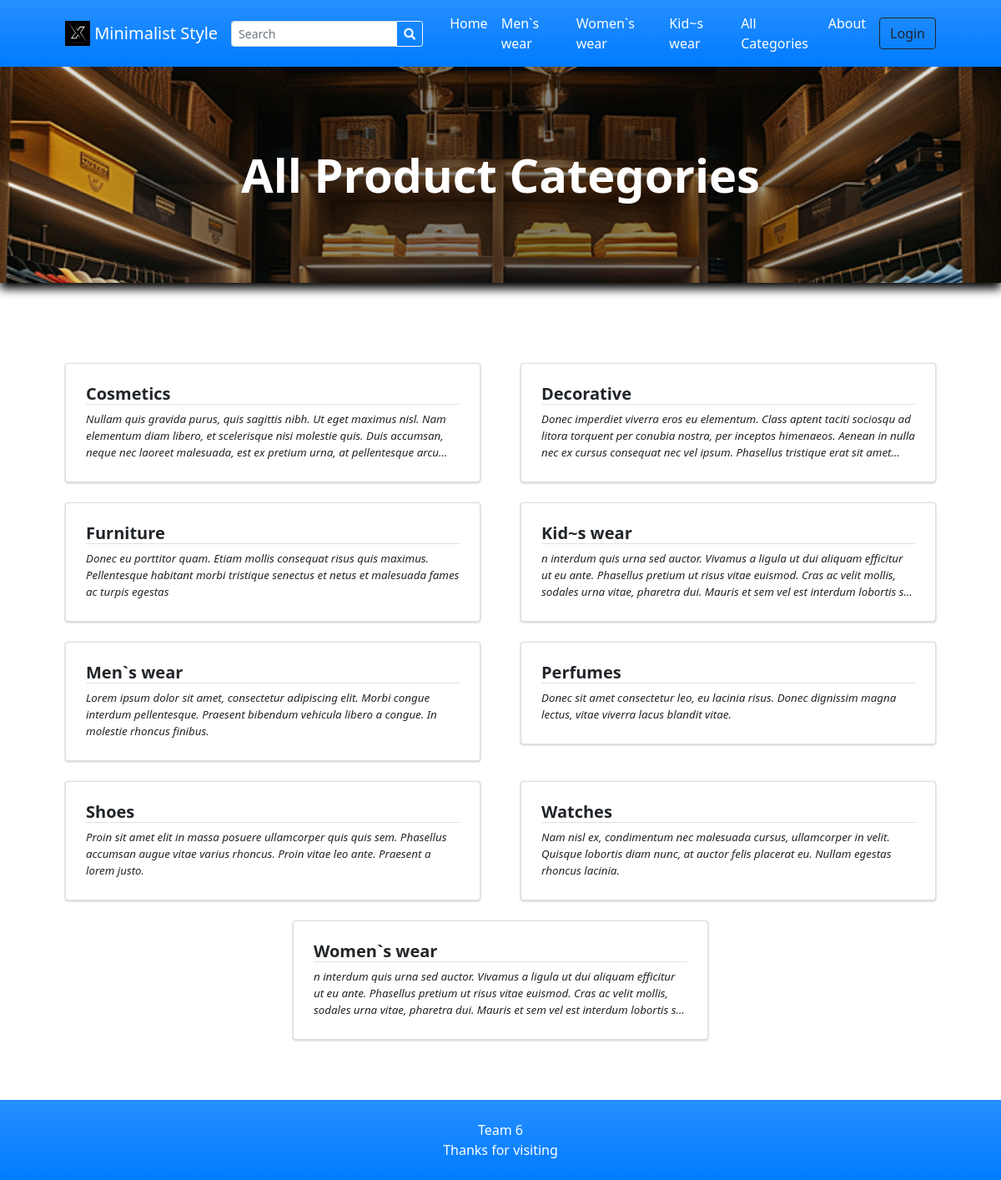
Page /?p=view_categories on the committed database.
### tables this page shows
CREATE TABLE `categories` (
    `id` int(30) NOT NULL,
    `category` varchar(250) NOT NULL,
    `description` text DEFAULT NULL,
    `status` tinyint(1) NOT NULL DEFAULT 1,
    `delete_flag` tinyint(1) NOT NULL DEFAULT 0,
    `date_created` datetime NOT NULL DEFAULT current_timestamp()
);

### classes/DBConnection.php (called while the page is built, shortened)
<?php
class DBConnection{
    private $host = DB_SERVER;
    private $username = DB_USERNAME;
    private $password = DB_PASSWORD;
    private $database = DB_NAME;
    public $conn;
    public function __construct(){
        if (!isset($this->conn)) {
            $this->conn = new mysqli($this->host, $this->username, $this->password, $this->database);
        }
    }
}
?>

### classes/SystemSettings.php (called while the page is built, shortened)
<?php
class SystemSettings extends DBConnection{
	function userdata($field = ''){
		if(!empty($field)){
			if(isset($_SESSION['userdata'][$field]))
				return $_SESSION['userdata'][$field];
			else
				return null;
		}else{
			return false;
		}
	}
	function info($field=''){
		if(!empty($field)){
			if(isset($_SESSION['system_info'][$field]))
				return $_SESSION['system_info'][$field];
			else
				return false;
		}else{
			return false;
		}
	}
}
$_settings = new SystemSettings();
?>

### config.php (called while the page is built, shortened)
<?php
require_once('classes/DBConnection.php');
require_once('classes/SystemSettings.php');
function validate_image($file){
	if(!empty($file)){
        $ex = explode("?",$file);
        $file = $ex[0];
        $ts = isset($ex[1]) ? "?".$ex[1] : '';
		if(is_file(base_app.$file)){
			return base_url.$file.$ts;
		}else{
			return base_url.'dist/img/no-image-available.png';
		}
	}else{
		return base_url.'dist/img/no-image-available.png';
	}
}
?>

### view_categories.php (the view, shortened to what this page needs)
<?php
$title = "All Product Categories";
?>
<header class="bg-dark py-5" id="main-header">
    <div class="container px-4 px-lg-5 my-5">
        <div class="text-center text-white">
            <h1 class="display-4 fw-bolder"><?php echo $title ?></h1>
        </div>
    </div>
</header>
<section class="py-5">
    <div class="container px-4 px-lg-5 mt-5">
        <div class="row gx-2 gx-lg-5 row-cols-1 row-cols-md-2 row-cols-xl-2 justify-content-center">
            <?php
                $categories = $conn->query("SELECT * FROM `categories` where status = 1 order by category asc ");
                while($row = $categories->fetch_assoc()):
                    foreach($row as $k=> $v){
                        $row[$k] = trim(stripslashes($v));
                    }
                    $row['description'] = strip_tags(stripslashes(html_entity_decode($row['description'])));
            ?>
            <div class="col mb-6 mb-2">
                <a href="./?p=products&c=<?php echo md5($row['id']) ?>" class="card category-item text-decoration-none text-reset">
                    <div class="card-body p-4">
                        <div class="">
                            <h5 class="fw-bolder border-bottom border-pink"><?php echo $row['category'] ?></h5>
                        </div>
                        <p class="m-0 truncate"><?php echo $row['description'] ?></p>
                    </div>
                </a>
            </div>
            <?php endwhile; ?>
        </div>
    </div>
</section>

### inc/topBarNav.php (shortened to what this page needs)
<nav class="navbar navbar-expand-lg navbar-dark bg-gradient-blue">
            <div class="container px-4 px-lg-5 ">
                <a class="navbar-brand" href="./">
                <img src="<?php echo validate_image($_settings->info('logo')) ?>" width="30" height="30" class="d-inline-block align-top" alt="" loading="lazy">
                <?php echo $_settings->info('short_name') ?>
              </a>
                <form class="form-inline" id="search-form">
                  <div class="input-group">
                    <input class="form-control form-control-sm form " type="search" placeholder="Search" aria-label="Search" name="search"  value="<?php echo isset($_GET['search']) ? $_GET['search'] : "" ?>"  aria-describedby="button-addon2">
                    <div class="input-group-append">
                      <button class="btn btn-outline-light btn-sm m-0" type="submit" id="button-addon2"><i class="fa fa-search"></i></button>
                    </div>
                  </div>
                </form>
                <div class="collapse navbar-collapse" id="navbarSupportedContent">
                    <ul class="navbar-nav me-auto mb-2 mb-lg-0 ms-lg-4">
                        <li class="nav-item"><a class="nav-link text-white" aria-current="page" href="./">Home</a></li>
                        <?php
                        $cat_qry = $conn->query("SELECT * FROM categories where status = 1  limit 3");
                        $count_cats =$conn->query("SELECT * FROM categories where status = 1 ")->num_rows;
                        while($crow = $cat_qry->fetch_assoc()):
                        ?>
                        <li class="nav-item"><a class="nav-link text-white" aria-current="page" href="./?p=products&c=<?php echo md5($crow['id']) ?>"><?php echo $crow['category'] ?></a></li>
                        <?php endwhile; ?>
                        <?php if($count_cats > 3): ?>
                        <li class="nav-item"><a class="nav-link text-white" href="./?p=view_categories">All Categories</a></li>
                        <?php endif; ?>
                        <li class="nav-item"><a class="nav-link text-white" href="./?p=about">About</a></li>
                    </ul>
                    <div class="d-flex align-items-center">
                      <?php if($_settings->userdata('id') > 0 && $_settings->userdata('login_type') == 2): ?>
                        <a class="text-dark mr-2 nav-link text-white" href="./?p=cart">
                            <i class="bi-cart-fill me-1"></i>
                            Cart
                            <span class="badge bg-dark text-white ms-1 rounded-pill" id="cart-count">
                              <?php
                                $count = $conn->query("SELECT SUM(quantity) as items from `cart` where client_id =".$_settings->userdata('id'))->fetch_assoc()['items'];
                                echo ($count > 0 ? $count : 0);
                              ?>
                            </span>
                        </a>
                            <a href="./?p=my_account" class="text-dark  nav-link text-white"><b> Hi, <?php echo $_settings->userdata('firstname')?>!</b></a>
                            <a href="logout.php" class="text-dark  nav-link text-white"><i class="fa fa-sign-out-alt"></i></a>
                        <?php else: ?>
                        <button class="btn btn-outline-dark ml-2" id="login-btn" type="button">Login</button>
                        <?php endif; ?>
                    </div>
                </div>
            </div>
        </nav>

### rows in the picture
categories: category "Men`s wear", description "Lorem ipsum dolor sit amet, consectetur adipiscing elit. Morbi congue interdum pellentesque. Praesent bibendum vehicula libero a congue. In molestie rhoncus finibus."
categories: category "Women`s wear", description "n interdum quis urna sed auctor. Vivamus a ligula ut dui aliquam efficitur ut eu ante. Phasellus pretium ut risus vitae euismod. Cras ac velit mollis, sodales urna vitae, pharetra dui. Mauris et sem vel est interdum lobortis…"
categories: category "Kid~s wear", description "n interdum quis urna sed auctor. Vivamus a ligula ut dui aliquam efficitur ut eu ante. Phasellus pretium ut risus vitae euismod. Cras ac velit mollis, sodales urna vitae, pharetra dui. Mauris et sem vel est interdum lobortis…"
categories: category "Cosmetics", description "Nullam quis gravida purus, quis sagittis nibh. Ut eget maximus nisl. Nam elementum diam libero, et scelerisque nisi molestie quis. Duis accumsan, neque nec laoreet malesuada, est ex pretium urna, at pellentesque…"
categories: category "Decorative", description "Donec imperdiet viverra eros eu elementum. Class aptent taciti sociosqu ad litora torquent per conubia nostra, per inceptos himenaeos. Aenean in nulla nec ex cursus consequat nec vel ipsum. Phasellus tristique erat sit…"
categories: category "Furniture", description "Donec eu porttitor quam. Etiam mollis consequat risus quis maximus. Pellentesque habitant morbi tristique senectus et netus et malesuada fames ac turpis egestas"
categories: category "Perfumes", description "Donec sit amet consectetur leo, eu lacinia risus. Donec dignissim magna lectus, vitae viverra lacus blandit vitae."
categories: category "Shoes", description "Proin sit amet elit in massa posuere ullamcorper quis quis sem. Phasellus accumsan augue vitae varius rhoncus. Proin vitae leo ante. Praesent a lorem justo."
categories: category "Watches", description "Nam nisl ex, condimentum nec malesuada cursus, ullamcorper in velit. Quisque lobortis diam nunc, at auctor felis placerat eu. Nullam egestas rhoncus lacinia."

### other values in the picture
$_settings->info('short_name') "Minimalist Style"
$title "All Product Categories"
